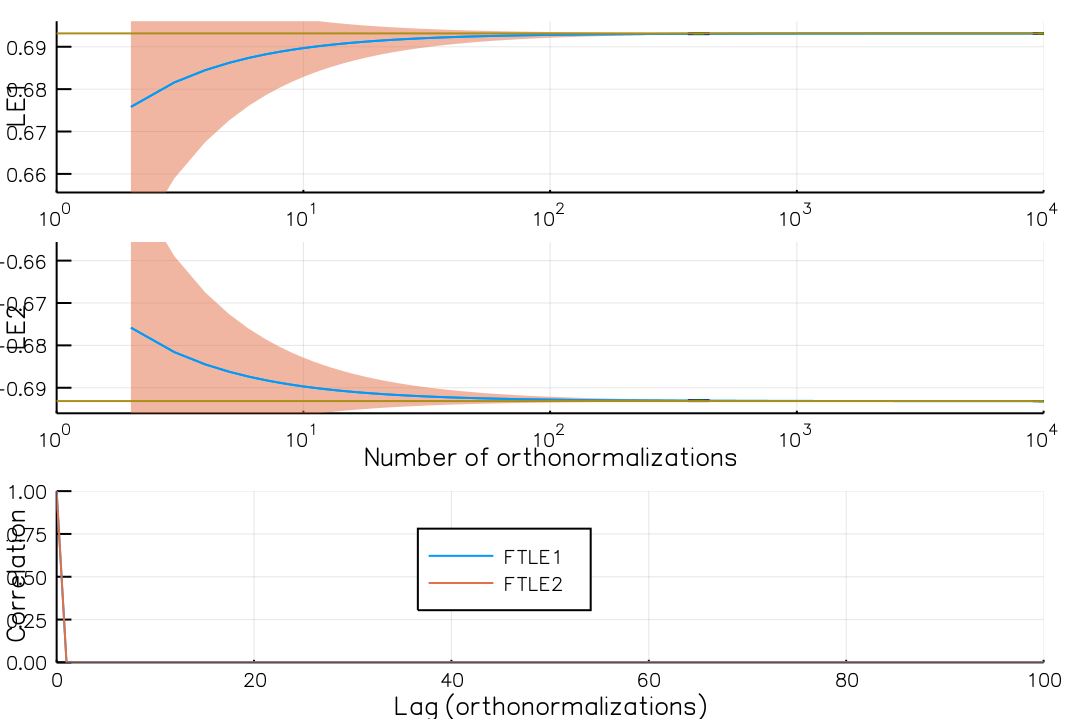

Julia code for this plot:
using LyapunovExponents
using Plots
demo = solve!(LyapunovExponents.bakers_map(); progress=1)
report(demo)
plt = plot(demo)
